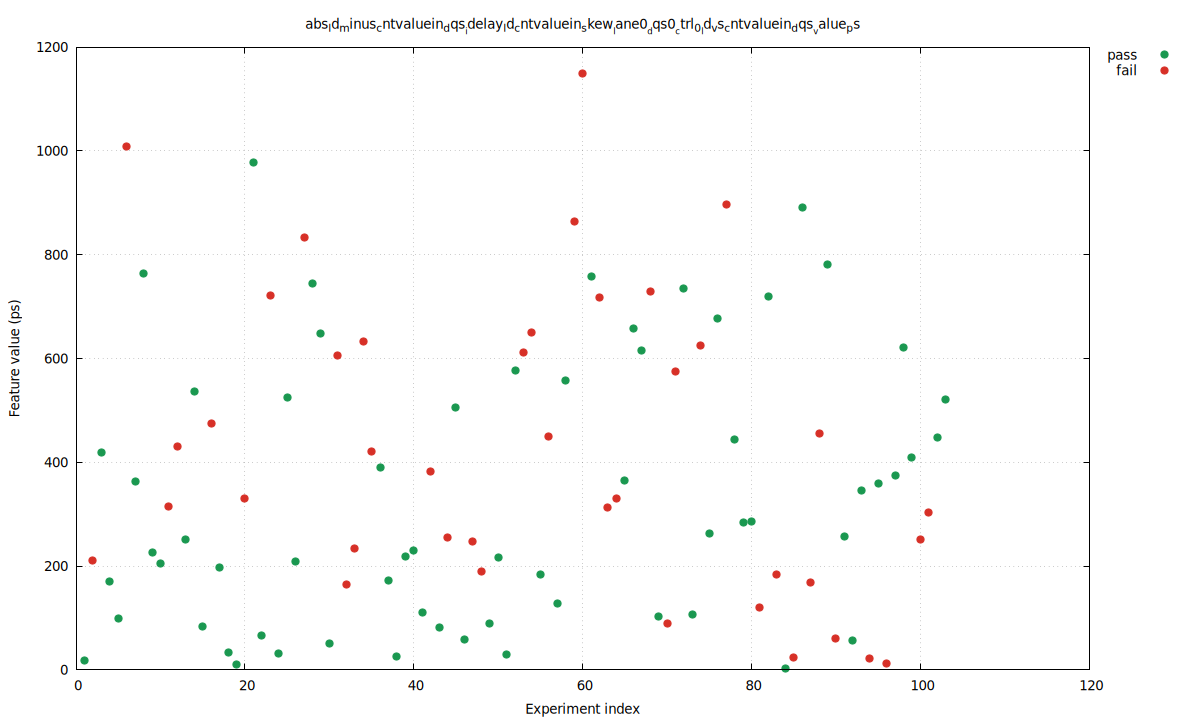

The script that saved this image:
set terminal pngcairo size 1200,720 enhanced font 'DejaVu Sans,10'
set output 'baseline_seed_1_30_skew_abs_ld_minus_cntvaluein_dqs_idelay_ld_cntvaluein_skew_lane0_dqs0_ctrl_0_ld_vs_cntvalue.png'
set datafile separator comma
set key outside right top
set grid
set xlabel 'Experiment index'
set ylabel 'Feature value (ps)'
set title 'abs_ld_minus_cntvaluein_dqs__idelay_ld_cntvaluein_skew__lane0__dqs0__ctrl_0__ld_vs_cntvaluein_dqs__value_ps'
plot \
  'baseline_seed_1_30_skew_abs_ld_minus_cntvaluein_dqs_idelay_ld_cntvaluein_skew_lane0_dqs0_ctrl_0_ld_vs_cntvalue.dat' using 1:4 with points pt 7 ps 1.2 lc rgb '#1a9850' title 'pass', \
  'baseline_seed_1_30_skew_abs_ld_minus_cntvaluein_dqs_idelay_ld_cntvaluein_skew_lane0_dqs0_ctrl_0_ld_vs_cntvalue.dat' using 1:5 with points pt 7 ps 1.2 lc rgb '#d73027' title 'fail'
